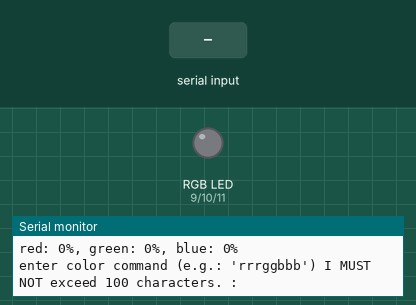
Recording of a sketch running on a simulated Arduino Uno, built with avr-gcc and run on an emulated ATmega328P. On the bench: an RGB LED mixed from three pins (HIGH = lit), the last lines printed to the serial monitor. The inputs (shaded band) are chosen by the test bench. Dim RGB values are drawn brighter than linear.

Above: at 1.2 s.
1.3 s: "r" received over Serial
At 3.0 s:
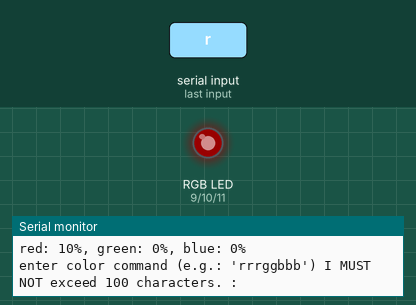
3.7 s: "g" received over Serial
At 5.4 s:
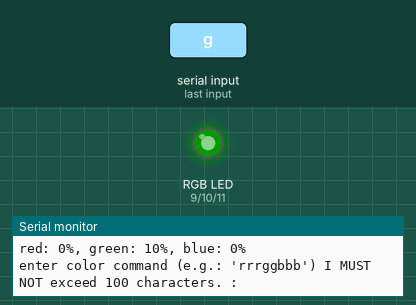
5.7 s: "b" received over Serial
At 7.5 s:
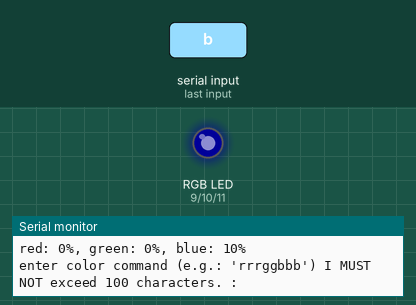
7.8 s: "1" received over Serial
At 8.9 s:
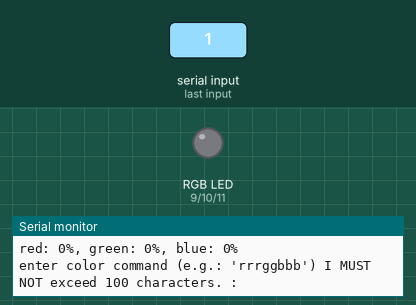
Timing chart, 0 to 10.8 s (numbered marks = the images above; inputs shaded):
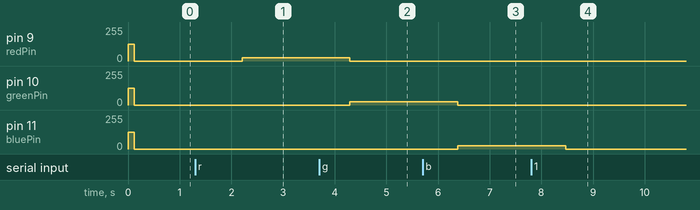

The sketch:

RGB_color_change.ino
```cpp
int redPin = 9;
int greenPin = 10;
int bluePin = 11;

int redCount = 0;
int greenCount = 0;
int blueCount = 0;

char serialString[100];


void setup() {
  pinMode(redPin, OUTPUT);
  pinMode(greenPin, OUTPUT);
  pinMode(bluePin, OUTPUT);
  Serial.begin(9600);
  analogWrite(redPin, 127);
  analogWrite(greenPin, 127);
  analogWrite(bluePin, 127);
  Serial.println("enter color command (e.g.: 'rrrggbbb') I MUST NOT exceed 100 characters. :");
}

void loop() {

  readSerialString(serialString);

  char colorCharacter;

  if (serialString[0] != 0) {
    redCount = 0;
    greenCount = 0;
    blueCount = 0;
  }

  for (int i = 0; i < 100; i++) {
    colorCharacter = serialString[i];

    if (colorCharacter == 'r') {
      redCount++;
    }
    else if (colorCharacter == 'g') {
      greenCount++;
    }
    else if (colorCharacter == 'b') {
      blueCount++;
    }
    else if (colorCharacter == 0) {
      break;
    }
  }

  redCount = redCount % 11;
  greenCount = greenCount % 11;
  blueCount = blueCount % 11;

  Serial.print("red: ");
  Serial.print(redCount * 10);
  Serial.print("%, green: ");
  Serial.print(greenCount * 10);
  Serial.print("%, blue: ");
  Serial.print(blueCount * 10);
  Serial.println("%");
  Serial.println("enter color command (e.g.: 'rrrggbbb') I MUST NOT exceed 100 characters. :");

  analogWrite(redPin, redCount * 0.1 * 255);
  analogWrite(greenPin, greenCount * 0.1 * 255);
  analogWrite(bluePin, blueCount * 0.1 * 255);

  for (int i = 0; i < 100; i++) {
    serialString[i] = 0;
  }

  delay(1000);

  /*
  // fade in
  for (int i = 0; i < 256; i+=5) {
    int sec = random(10);
    sec = sec * 1000;

    analogWrite(redPin, i);
    analogWrite(greenPin, sec);
    analogWrite(bluePin,255-i);
    delay(30);
  }

  // fade out
  for (int i = 255; i >= 0; i-=5) {
    int sec = random(10);
    sec = sec * 1000;

    analogWrite(redPin, i);
    analogWrite(greenPin, sec);
    analogWrite(bluePin,255-i);
    delay(30);
  }
  */
}

void readSerialString (char *strArray) {
  int i = 0;
  if(!Serial.available()) {
    return;
  }
  while (Serial.available()) {
    strArray[i] = Serial.read();
    i++;
  }
}
```

Measured:
- after the input at 1.3 s, pin 9 (redPin): 0/255 → 25/255 after 0.91 s
- after the input at 3.7 s, pin 9 (redPin): 25/255 → 0/255 after 0.60 s; pin 10 (greenPin): 0/255 → 25/255 after 0.60 s
- after the input at 5.7 s, pin 10 (greenPin): 25/255 → 0/255 after 0.68 s; pin 11 (bluePin): 0/255 → 25/255 after 0.68 s
- after the input at 7.8 s, pin 11 (bluePin): 25/255 → 0/255 after 0.67 s
